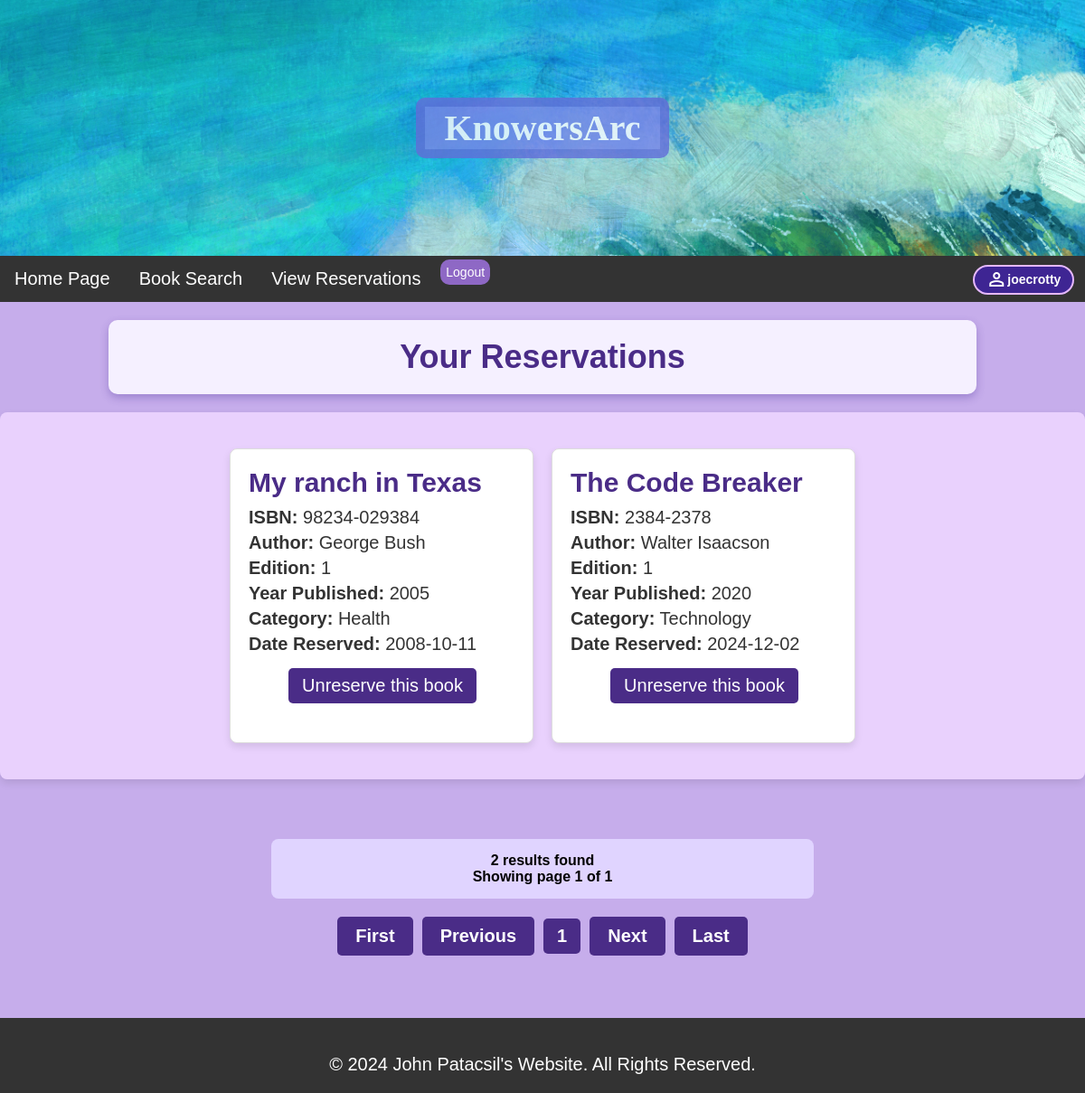
Page /reserveview.php (signed in) on the committed database.
### tables this page shows
CREATE TABLE IF NOT EXISTS Reservations
(
    ISBN VARCHAR(30),
    Username VARCHAR(30),
    ReservedDate DATE,
   
    CONSTRAINT fk_username
    FOREIGN KEY (Username)
    REFERENCES Users(Username),
   
    CONSTRAINT fk_isbn
    FOREIGN KEY (ISBN)
    REFERENCES Books(ISBN)
);

CREATE TABLE IF NOT EXISTS Books
(
    ISBN VARCHAR(30) PRIMARY KEY,
    BookTitle VARCHAR(30),
    Author VARCHAR(30),
    Edition INT(2),
    YearPublished YEAR,
    Category VARCHAR(3),
    Reserved CHAR(1),
   
    CONSTRAINT fk_category
    FOREIGN KEY (Category)
    REFERENCES Categories(CategoryID)
);

CREATE TABLE IF NOT EXISTS Categories
(
    CategoryID VARCHAR(3) PRIMARY KEY,
    CategoryDescription VARCHAR(30)
);

### includes/unreservepag.inc.php (called while the page is built, shortened)
<?php
if (isset($_SESSION['user_id']))
{
    $start = 0;
    $rows_per_page = 3;
    $username = $_SESSION['user_id'];
    $sql = "SELECT * FROM reservations WHERE Username = '$username'";
    $records = $conn->query($sql);
    if ($records->num_rows == 0)
    {
        $_SESSION['reservations'] = FALSE;
    }
    else
    {
        $nr_of_rows = $records->num_rows;
        $pages = ceil($nr_of_rows / $rows_per_page);
        $small_search = "SELECT * FROM reservations WHERE Username = '$username' LIMIT $start, $rows_per_page";
        $result = $conn->query($small_search);
    }
}

### reserveview.php (the view, shortened to what this page needs)
<?php
require_once "includes/dbh.inc.php";
if (isset($_SESSION['user_id']))
{
    include 'includes/unreservepag.inc.php';
}
?>
<!DOCTYPE html>
<html lang="en">
<head>
    <link rel="stylesheet" href="css/style.css">
</head>
<body>
	<?php include 'includes/header.inc.php'; ?>
	<div class="main-content">
		<div class="content">
			<?php
				echo "<div class='books-title-container'>";
				echo "<h2>Your Reservations</h2>";
				echo "</div>";
				if (isset($_SESSION['user_id']) && $_SESSION['reservations'] === TRUE)
				{
					if ($result->num_rows > 0)
					{
						echo '<div class="book-list-box">';
						echo "<div class='book-container'>";
						while ($row = $result->fetch_assoc())
						{
							$isbn = $row["ISBN"];
							$book_search = "SELECT BookTitle, Author, Edition, YearPublished, Category FROM books WHERE ISBN = '$isbn'";
							$result2 = $conn->query($book_search);
							$book_rows = $result2->fetch_assoc();
							$category = $book_rows["Category"];
							$cat_search = "SELECT CategoryDescription FROM Categories WHERE CategoryID = '$category'";
							$result3 = $conn->query($cat_search);
							$cat_rows = $result3->fetch_assoc();
							echo "<div class='book-box'>";
							echo '<h3 class="book-title">' . $book_rows["BookTitle"] . '</h3>';
							echo "<p><strong>ISBN:</strong> " . $row["ISBN"] . "</p>";
							echo "<p><strong>Author:</strong> " . $book_rows["Author"] . "</p>";
							echo "<p><strong>Edition:</strong> " . $book_rows["Edition"] . "</p>";
							echo "<p><strong>Year Published:</strong> " . $book_rows["YearPublished"] . "</p>";
							echo "<p><strong>Category:</strong> " . $cat_rows["CategoryDescription"] . "</p>";
							echo "<p><strong>Date Reserved:</strong> " . $row["ReservedDate"] . "</p>";
							echo "<form method='POST' style='display:inline;'>";
							echo "<button type='submit' name='unreserve_book' class='reservation-button' value='" . $row["ISBN"] . "'>Unreserve this book</button>";
							echo "</form><br><br>";
							echo "</div>";
						}
						echo "</div>";
						echo "</div>";
					}
				}
				else
				{
					echo '<div class="book-list-box">';
					echo "<h2 class='msg'>You have no reservations at the moment.</h2>";
					echo '</div>';
				}
			?>
			<br><br>
			<?php
			if ($_SESSION['reservations'] === TRUE)
			{
			?>
				</div>
				<div class="page-info">
					<?php
						if (!isset($_GET['page-nr']))
						{
							$page = 1;
						}
						else
						{
							$page = $_GET['page-nr'];
						}
					?>
					<?php echo $nr_of_rows ?> results found <br>
					Showing page <?php echo $page ?> of <?php echo $pages ?>
				</div>
				<div class="pagination">
					<a href="?page-nr=1">First</a>
					<?php
						if (isset($_GET['page-nr']) && $_GET['page-nr'] > 1)
						{
							?>
								<a href="?page-nr= <?php echo $_GET['page-nr'] - 1 ?>" >Previous</a>
							<?php
						}
						else
						{
							?>
								<a>Previous</a>
							<?php
						}
					?>
					<div class="page-numbers">
						<?php
							for($counter = 1; $counter <= $pages; $counter++)
							{
								echo '<a href="?page-nr=' . $counter . '">' . $counter . '</a>';
							}
						?>
					</div>
					<?php
						if (isset($_GET['page-nr']))
						{
							$page = (int)$_GET['page-nr'];
						}
						else
						{
							$page = 1;
						}
						if ($page < $pages)
						{
							echo '<a href="?page-nr=' . ($page + 1) . '">Next</a>';
						}
						else
						{
							echo '<a>Next</a>';
						}
					?>
					<a href="?page-nr=<?php echo $pages ?>">Last</a>
				</div>
			<?php
			}
			?>
		</div>
	<br><br><br>
	<?php include 'includes/footer.inc.php'; ?>
</body>
</html>

### css/style.css (style rules this page uses)
* { margin: 0; padding: 0; box-sizing: border-box; font-size: 20px; }
body { font-family: Arial, Helvetica, sans-serif; margin: 0 auto; min-height: 100vh; background-color: #C6ADEB; }
.books-title-container, .reservations-heading { background-color: #f5f0ff; padding: 20px 30px; border-radius: 10px; box-shadow: 0 4px 10px rgba(62, 37, 147, 0.3); max-width: 80%; margin: 20px auto; text-align: center; font-family: Arial, sans-serif; }
.books-title-container h2 { color: #4a2c87; font-size: 1.8em; font-weight: bold; margin: 0; }
.book-container { display: flex; flex-wrap: wrap; justify-content: center; gap: 20px; padding: 20px; }
.book-list-box { background-color: #edd6ffe7; padding: 20px; border-radius: 8px; box-shadow: 0 4px 10px rgba(0, 0, 0, 0.1); margin: 20px auto; max-width: 1200px; }
.pagination { display: flex; justify-content: center; align-items: center; gap: 10px; margin-top: 20px; }
.pagination a { padding: 10px 20px; background-color: #4a2c87; color: white; text-decoration: none; border-radius: 5px; font-weight: bold; transition: background-color 0.3s ease; }
.page-numbers { display: flex; gap: 5px; }
.page-numbers a { padding: 8px 15px; background-color: #4a2c87; color: white; border-radius: 5px; text-decoration: none; font-weight: bold; }
.page-info { background-color: #e0d4ff; padding: 15px; border-radius: 8px; text-align: center; margin-bottom: 10px; font-size: 16px; font-weight: bold; margin-right: 25%; margin-left: 25%; }
.book-box { background-color: #ffffff; border: 1px solid #ddd; border-radius: 8px; padding: 20px; width: 30%; box-shadow: 0 4px 8px rgba(0, 0, 0, 0.1); transition: transform 0.3s ease, box-shadow 0.3s ease; }
.book-title { font-size: 1.5em; font-weight: bold; color: #4a2c87; margin-bottom: 10px; }
.book-box p { font-size: 1em; color: #333; margin: 5px 0; }
button { padding: 8px 15px; font-size: 1em; border: none; border-radius: 5px; background-color: #4a2c87; color: #fff; cursor: pointer; transition: background-color 0.3s ease; margin-top: 10px; }
.reservation-button { margin-left: 15%; }

### rows in the picture
reservations: ISBN.BookTitle "My ranch in Texas", ISBN "98234-029384", ISBN.Author "George Bush", ISBN.Edition "1", ISBN.YearPublished "2005", categories.CategoryDescription "Health", ReservedDate "2008-10-11"
reservations: ISBN.BookTitle "The Code Breaker", ISBN "2384-2378", ISBN.Author "Walter Isaacson", ISBN.Edition "1", ISBN.YearPublished "2020", categories.CategoryDescription "Technology", ReservedDate "2024-12-02"

### other values in the picture
$_SESSION['user_id'] "joecrotty"
$nr_of_rows "2"
$page "1"
$pages "1"
